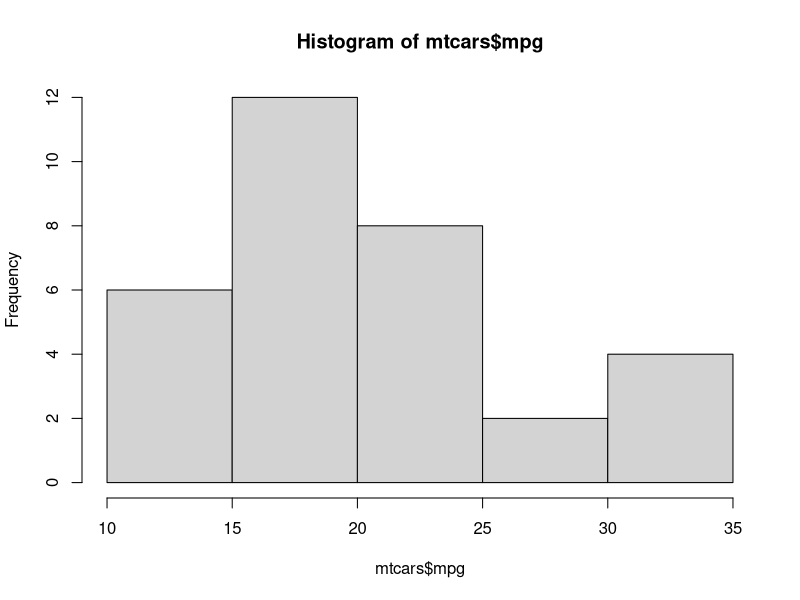
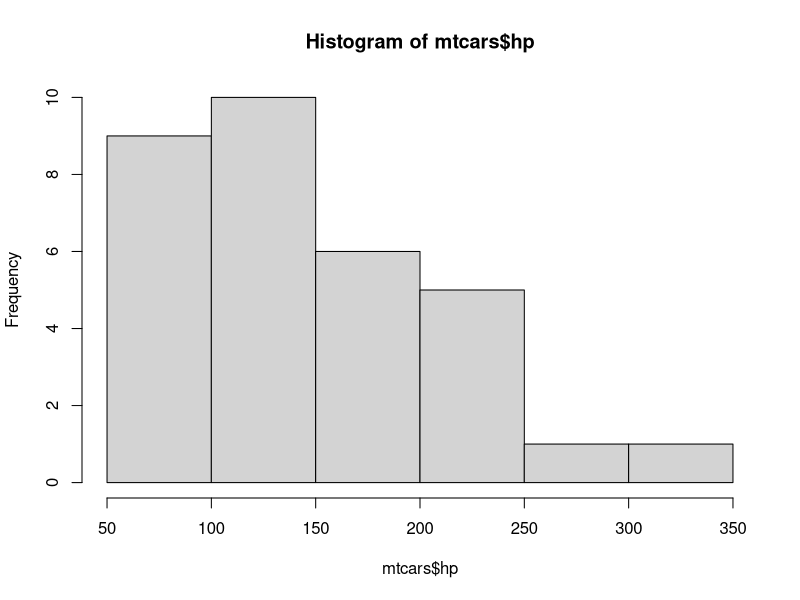
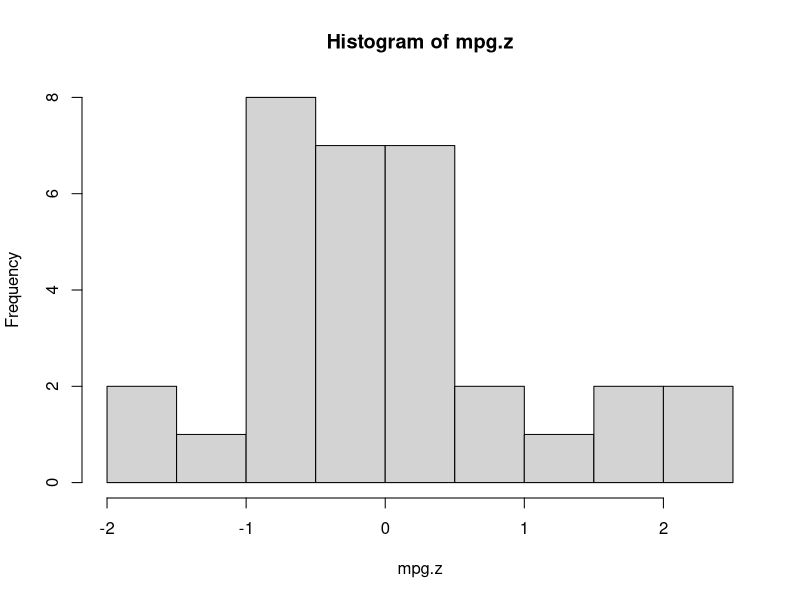
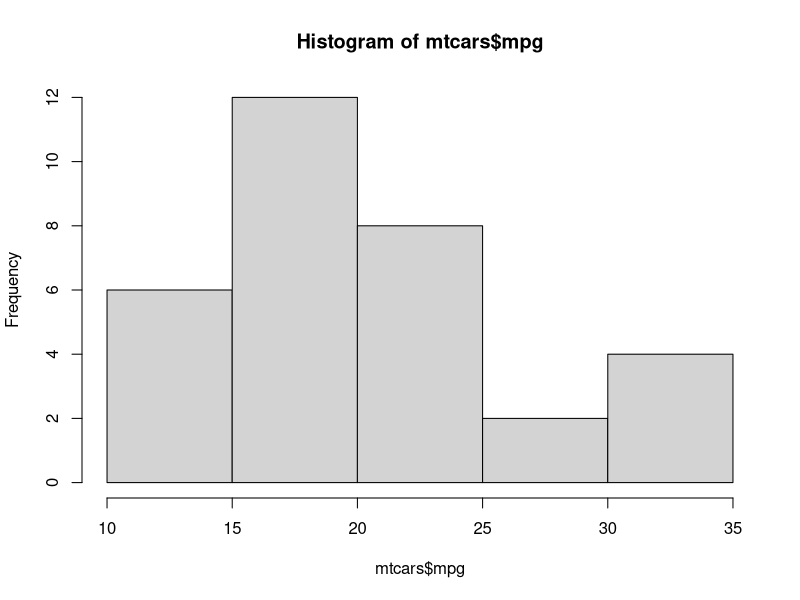

Here is the R script that generated these plots, in order:
## ---- chunk 1
library(psych)
data(mtcars)
describe(mtcars)
hist(mtcars$mpg)
hist(mtcars$hp)

## ---- chunk 2
mpg.z <- scale(mtcars$mpg)

hist(mpg.z)
hist(mtcars$mpg)

